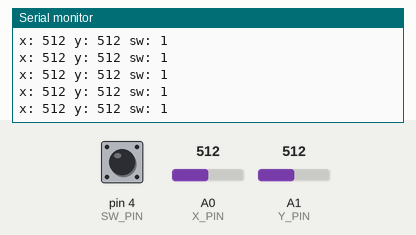
This sketch was run on a simulated Arduino Uno, built with avr-gcc and run on an emulated ATmega328P. On the bench: the last lines printed to the serial monitor. The test bench sets the inputs (shaded band); at power-on: A1 (Y_PIN) = 512, A0 (X_PIN) = 512, pin 4 (SW_PIN) HIGH.

Above: at 7.5 s.
7.6 s: A1 (Y_PIN) set to 8
At 8.1 s:
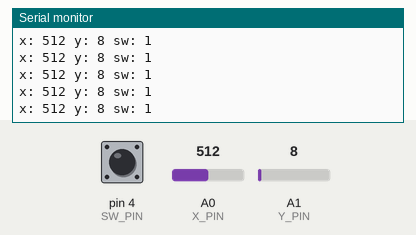
10.7 s: A1 (Y_PIN) set to 11
At 11.4 s:
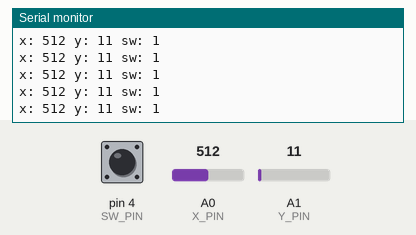
13.8 s: A0 (X_PIN) set to 986
At 14.9 s:
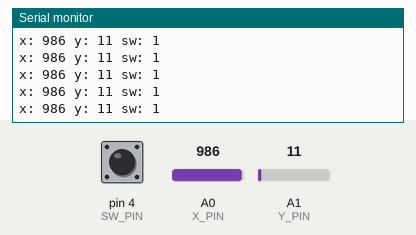
16.9 s: A0 (X_PIN) set to 107
At 17.7 s:
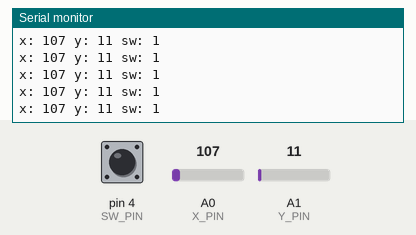
18.4 s: A0 (X_PIN) set to 91
At 19.2 s:
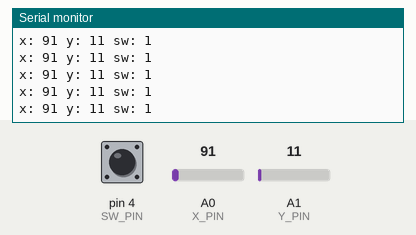
Timing chart, 0 to 21.4 s (numbered marks = the images above; inputs shaded):
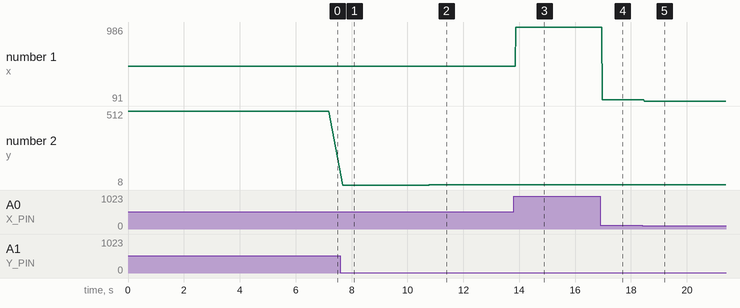

The sketch:

JoystickXYPress.ino
```cpp
#define X_PIN A0
#define Y_PIN A1
#define SW_PIN 4

void setup() {
  // put your setup code here, to run once:
  pinMode(X_PIN, INPUT);
  pinMode(Y_PIN, INPUT);
  pinMode(SW_PIN, INPUT);

  Serial.begin(9600);
}

void loop() {
  // put your main code here, to run repeatedly:
  int x_pos = analogRead(X_PIN);
  int y_pos = analogRead(Y_PIN);
  int sw_state = digitalRead(SW_PIN);

  Serial.println("x: "+String(x_pos)+" y: "+String(y_pos)+" sw: "+String(sw_state));
  delay(y_pos);
}
```

Measured:
- after the input at 7.6 s, the serial monitor: prints a new line after 0.09 s (image 1)
- after the input at 10.7 s, the serial monitor: prints a new line after 0.07 s (image 2)
- after the input at 13.8 s, the serial monitor: prints a new line after 0.07 s (image 3)
- after the input at 16.9 s, the serial monitor: prints a new line after 0.07 s (image 4)
- after the input at 18.4 s, the serial monitor: prints a new line after 0.07 s (image 5)
- plotted number 1: 512 → 986 after the input at 13.8 s, 986 → 107 after the input at 16.9 s, 107 → 91 after the input at 18.4 s
- plotted number 2: 512 → 8 after the input at 7.6 s, 8 → 11 after the input at 10.7 s
